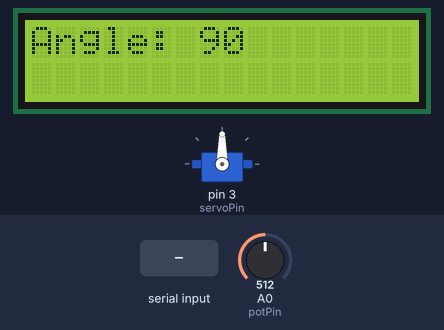
Bench run of a sketch on a simulated Arduino Uno, built with avr-gcc and run on an emulated ATmega328P. Shown: 16×2 character LCD, servo. The test bench sets the inputs (shaded band); at power-on: A0 (potPin) = 512. What the sketch prints to the serial monitor is not drawn.

Above: at 3.2 s.
3.3 s: "30,150\n" received over Serial
At 3.46 s:
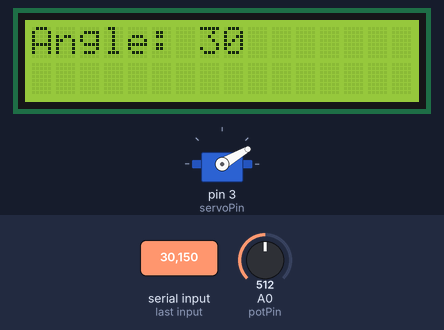
5.0 s: A0 (potPin) set to 716
At 5.7 s:
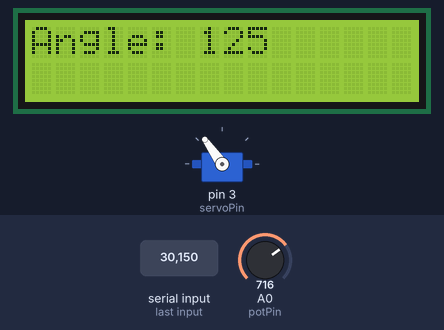
6.5 s: "5\n" received over Serial
At 6.59 s:
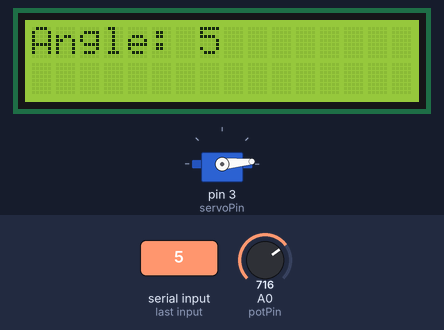
8.1 s: A0 (potPin) set to 900
At 9.3 s:
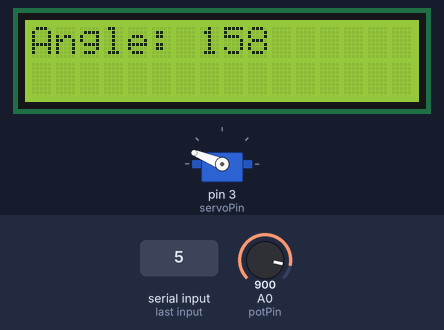
9.6 s: A0 (potPin) set to 922
At 10.0 s:
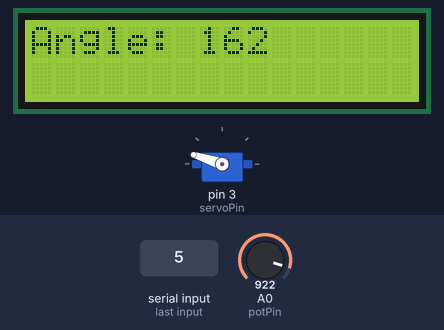
11.1 s: A0 (potPin) set to 1023
At 11.7 s:
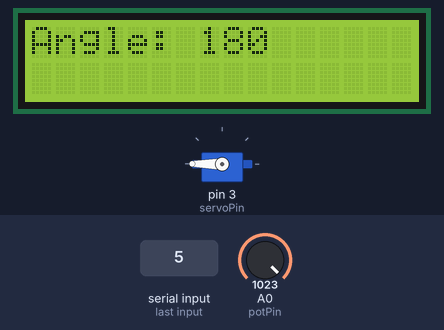
Timing chart, 0 to 13.7 s (numbered marks = the images above; inputs shaded):
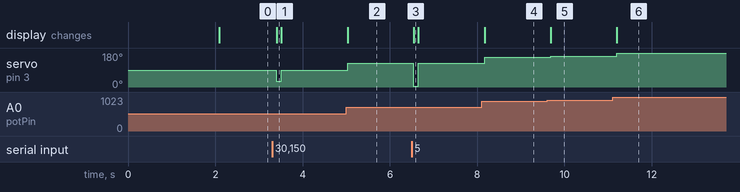

Measured:
- after the input at 3.3 s, servo on pin 3 (servoPin): 90° → 30° after 0.10 s, → 90° 0.11 s later; the display: changes after 0.11 s (image 1)
- after the input at 5.0 s, servo on pin 3 (servoPin): 90° → 125° at once; the display: changes at once (image 2)
- after the input at 6.5 s, servo on pin 3 (servoPin): 125° → 5° at once, → 125° 0.11 s later; the display: changes after 0.05 s (image 3)
- after the input at 8.1 s, servo on pin 3 (servoPin): 125° → 158° after 0.07 s; the display: changes after 0.07 s (image 4)
- after the input at 9.6 s, servo on pin 3 (servoPin): 158° → 162° after 0.08 s; the display: changes after 0.09 s (image 5)
- after the input at 11.1 s, servo on pin 3 (servoPin): 162° → 180° after 0.10 s; the display: changes after 0.10 s (image 6)

The sketch:

ServoGauge.ino
```cpp
#include <Wire.h>                // Include I2C communication library
#include <LiquidCrystal_I2C.h>   // Include I2C LCD library
#include <Servo.h>               // Include Servo library

// Initialize I2C LCD with the address 0x27 (adjust if needed)
LiquidCrystal_I2C lcd(0x27, 16, 2);

Servo myServo;           // Create Servo object
int servoPin = 3;        // PWM pin connected to the servo
int potPin = A0;         // Potentiometer pin
int angle = 0;           // Variable to store the servo angle

void setup() {
  Serial.begin(9600);      // Start Serial communication
  lcd.init();              // Initialize the LCD
  lcd.backlight();         // Turn on the backlight
  myServo.attach(servoPin); // Attach the servo to the specified pin

  lcd.setCursor(0, 0);
  lcd.print("Servo Control");
  delay(2000);             // Display welcome message for 2 seconds
  lcd.clear();

  lcd.setCursor(0, 0);
  lcd.print("Angle: ");
}

void loop() {
  // Read potentiometer value and map to angle
  int potValue = analogRead(potPin);
  int potAngle = map(potValue, 0, 1023, 0, 180);

  // Update angle if changed
  if (potAngle != angle) {
    angle = potAngle;
    myServo.write(angle); // Set the servo angle

    // Update LCD display
    lcd.setCursor(7, 0);
    lcd.print("    "); // Clear previous value
    lcd.setCursor(7, 0);
    lcd.print(angle);
  }

  // Send the current angle to serial for Python
  Serial.print("Current Angle: ");
  Serial.println(angle);

  // Check for serial input to set the angle manually
  if (Serial.available() > 0) {
    String inputData = Serial.readStringUntil('\n'); // Read angle data until newline
    inputData.trim(); // Remove any trailing or leading whitespace
    int newAngle = inputData.toInt(); // Convert input to integer

    if (newAngle >= 0 && newAngle <= 180) {
      angle = newAngle;
      myServo.write(angle); // Set the servo angle

      // Update LCD display
      lcd.setCursor(7, 0);
      lcd.print("    "); // Clear previous value
      lcd.setCursor(7, 0);
      lcd.print(angle);

      // Send confirmation back to serial
      Serial.print("Angle set to: ");
      Serial.println(angle);
    } else {
      Serial.println("Invalid angle. Enter a value between 0 and 180.");
    }
  }

  delay(100); // Adjust the delay as needed
}
```
